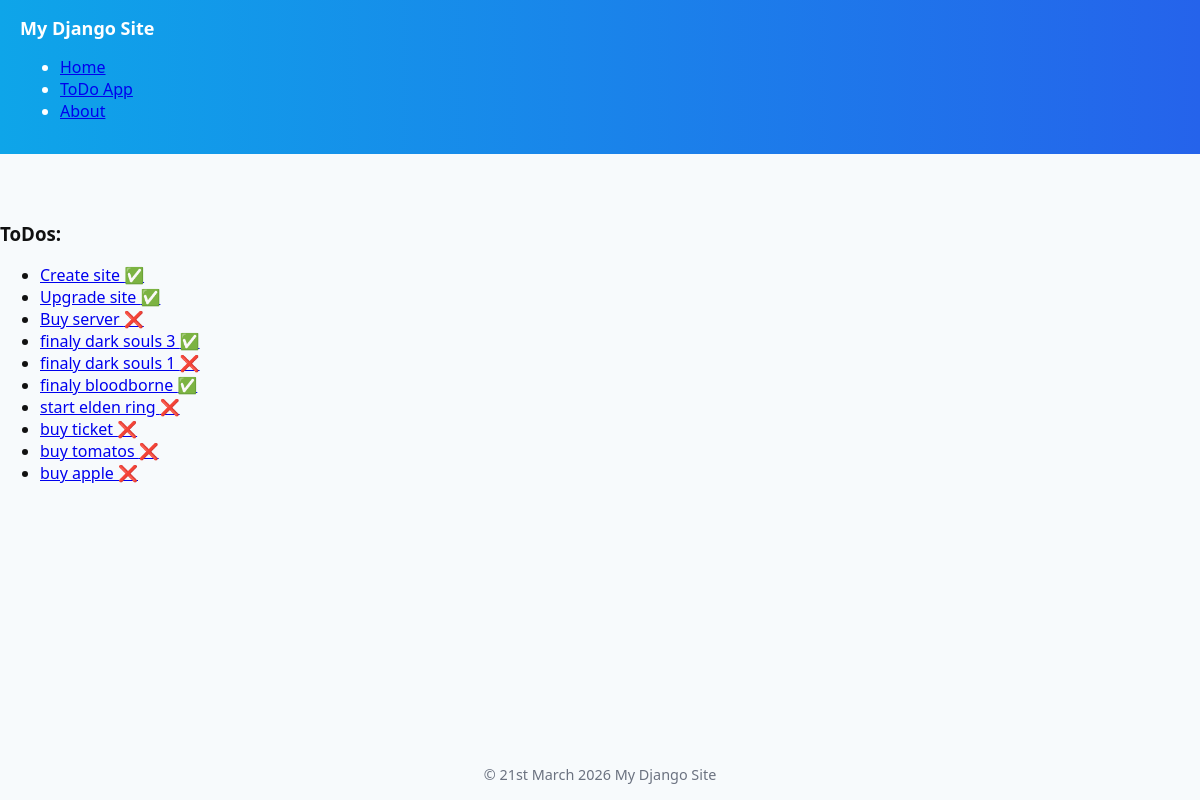
/todos/list/, run on an earlier commit of the app's database.
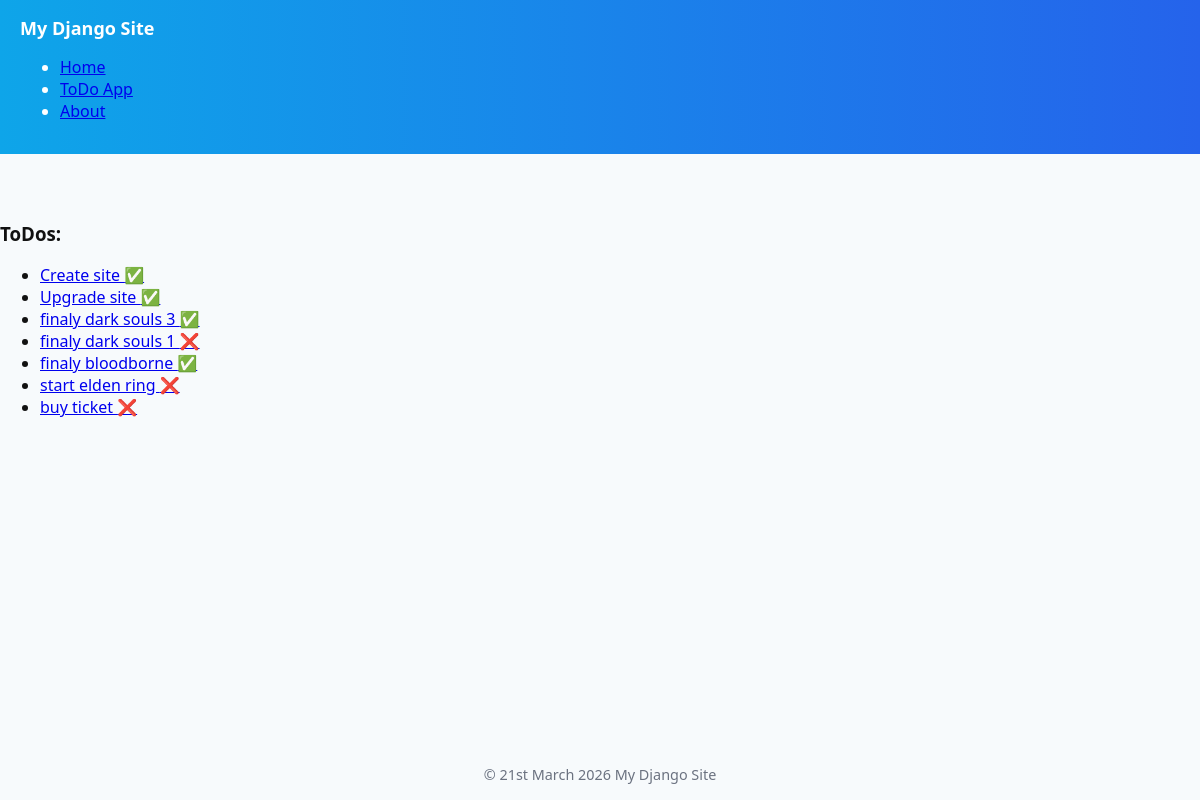
And on a later commit of the database.
### todo_app/models.py (models this page shows, shortened)
class ToDoItem(models.Model):
    class Meta:
        ordering = ("id", )
        verbose_name = "ToDo Item"
    title = models.CharField(max_length=250)
    description = models.TextField(blank=True, null=False)
    done = models.BooleanField(default=False)
    archived = models.BooleanField(default=False)

### todo_app/views.py (the view)
# urls.py: path('list/', views.ToDoAppView.as_view(), name='list'),
class ToDoAppView(ListView):
    queryset = ToDoItem.objects.filter(archived=False)

### todo_app/templates/todo_app/todoitem_list.html
{% extends "todo_app/base.html" %}
{% block body %}
    <h3>ToDos:</h3>
    {% include "todo_app/components/todo_items_list.html" %}
{% endblock body %}

### todo_app/templates/todo_app/components/todo_items_list.html (shortened to what this page needs)
<ul>
    {% for todo_item in object_list %}
        <li>
            <a href="{% url 'todo_app:detail' pk=todo_item.pk %}">
                {{ todo_item.title }}
                {% if todo_item.done %}
                    ✅
                {% else %}
                    ❌
                {% endif %}
            </a>
        </li>
    {% endfor %}

What changed in the data, as far as the page shows it:
no longer on this page (row edited): ToDoItem: title "Buy server"
no longer on this page (row edited): ToDoItem: title "buy tomatos"
removed ToDoItem: title "buy apple"
